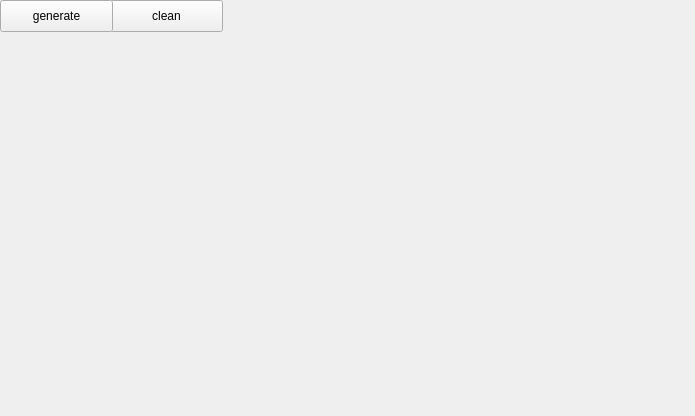
<?xml version="1.0" encoding="UTF-8"?>
<ui version="4.0">
 <class>MainWindow</class>
 <widget class="QMainWindow" name="MainWindow">
  <property name="geometry">
   <rect>
    <x>0</x>
    <y>0</y>
    <width>695</width>
    <height>416</height>
   </rect>
  </property>
  <property name="windowTitle">
   <string>4-Jarvis-Convex-Hull</string>
  </property>
  <widget class="QWidget" name="centralWidget">
   <widget class="QPushButton" name="cleanButton">
    <property name="geometry">
     <rect>
      <x>110</x>
      <y>0</y>
      <width>113</width>
      <height>32</height>
     </rect>
    </property>
    <property name="text">
     <string>clean</string>
    </property>
   </widget>
   <widget class="QPushButton" name="generateButton">
    <property name="geometry">
     <rect>
      <x>0</x>
      <y>0</y>
      <width>113</width>
      <height>32</height>
     </rect>
    </property>
    <property name="text">
     <string>generate</string>
    </property>
   </widget>
  </widget>
  <widget class="QMenuBar" name="menuBar">
   <property name="geometry">
    <rect>
     <x>0</x>
     <y>0</y>
     <width>695</width>
     <height>22</height>
    </rect>
   </property>
  </widget>
 </widget>
 <layoutdefault spacing="6" margin="11"/>
 <resources/>
 <connections/>
</ui>
